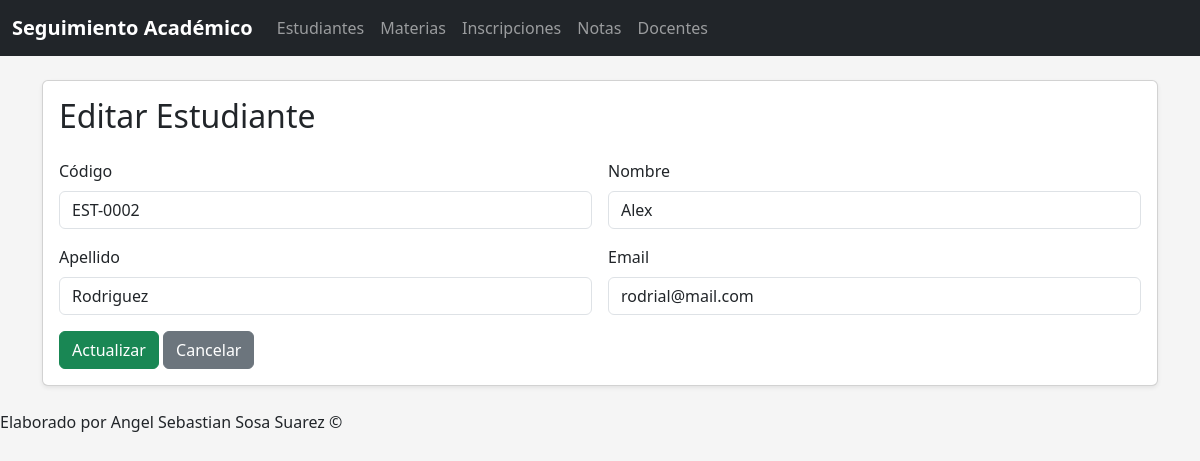
The app's page /Aplicacion/public/index.php?url=estudiantes/editar/2 with its own data.
### tables this page shows
CREATE TABLE `estudiantes` (
  `id` int(11) NOT NULL,
  `codigo` varchar(20) NOT NULL,
  `nombre` varchar(100) NOT NULL,
  `apellido` varchar(100) NOT NULL,
  `email` varchar(100) DEFAULT NULL,
  `telefono` varchar(20) DEFAULT NULL,
  `fecha_nacimiento` date DEFAULT NULL,
  `created_at` timestamp NOT NULL DEFAULT current_timestamp(),
  `updated_at` timestamp NOT NULL DEFAULT current_timestamp() ON UPDATE current_timestamp()
);

### Aplicacion/controllers/EstudianteController.php (called while the page is built, shortened)
<?php
require_once __DIR__ . "/../models/EstudianteModel.php";
class EstudianteController {
    public function editar($params) {
        $modelo = new EstudianteModel();
        $id = isset($params['id']) ? (int)$params['id'] : 0;
        $estudiante = $modelo->getById($id);
        require __DIR__ . "/../views/estudiantes/edit.php";
    }
}

### Aplicacion/public/index.php (called while the page is built, shortened)
<?php
require_once "../config/conexion.php";
require_once "../controllers/EstudianteController.php";
$url = isset($_GET['url']) ? $_GET['url'] : "";
$partes = explode("/", $url);
$metodo         = isset($partes[1]) ? $partes[1] : "index";
$params = array_merge($_GET, $_POST);
if (isset($partes[2]) && $partes[2] !== '') {
    $params['id'] = $partes[2];
}
$controladorObj = new $nombreControlador();
$controladorObj->$metodo($params);

### Aplicacion/config/conexion.php (called while the page is built)
<?php
class Conexion {
    public static function conectar() {
        $host = "localhost";
        $db   = "seguimiento_academico";
        $user = "root";
        $pass = "";
        $charset = "utf8mb4";
        $dsn = "mysql:host=$host;dbname=$db;charset=$charset";
        try {
            $pdo = new PDO($dsn, $user, $pass);
            $pdo->setAttribute(PDO::ATTR_ERRMODE, PDO::ERRMODE_EXCEPTION);
            return $pdo;
        } catch (PDOException $e) {
            die("Error de conexión: " . $e->getMessage());
        }
    }
}

### Aplicacion/models/EstudianteModel.php (called while the page is built, shortened)
<?php
require_once dirname(__DIR__) . "/config/conexion.php";
class EstudianteModel {
    private $db;
    public function __construct() {
        $this->db = Conexion::conectar();
    }
    public function getById($id) {
        $sql = "SELECT * FROM estudiantes WHERE id = ?";
        $stmt = $this->db->prepare($sql);
        $stmt->execute([$id]);
        return $stmt->fetch(PDO::FETCH_ASSOC);
    }
}

### Aplicacion/views/estudiantes/edit.php (the view, shortened to what this page needs)
<?php include_once __DIR__ . "/../layouts/header.php"; ?>
<div class="card shadow-sm">
    <div class="card-body">
        <h2 class="card-title mb-4">Editar Estudiante</h2>
        <form action="<?= $baseUrl ?>?url=estudiantes/actualizar" method="POST" class="row g-3">
            <div class="col-md-6">
                <label class="form-label">Código</label>
                <input type="text" name="codigo"
                       value="<?= htmlspecialchars($estudiante['codigo'] ?? '') ?>"
                       class="form-control">
            </div>
            <div class="col-md-6">
                <label class="form-label">Nombre</label>
                <input type="text" name="nombre"
                       value="<?= htmlspecialchars($estudiante['nombre']) ?>"
                       class="form-control" required>
            </div>
            <div class="col-md-6">
                <label class="form-label">Apellido</label>
                <input type="text" name="apellido"
                       value="<?= htmlspecialchars($estudiante['apellido'] ?? '') ?>"
                       class="form-control">
            </div>
            <div class="col-md-6">
                <label class="form-label">Email</label>
                <input type="email" name="email"
                       value="<?= htmlspecialchars($estudiante['email']) ?>"
                       class="form-control" required>
            </div>
            <div class="col-12">
                <button type="submit" class="btn btn-success">
                    Actualizar
                </button>
                <a href="<?= $baseUrl ?>?url=estudiantes" class="btn btn-secondary">
                    Cancelar
                </a>
            </div>
        </form>
    </div>
</div>
<?php include_once __DIR__ . "/../layouts/footer.php"; ?>

### Aplicacion/views/layouts/header.php (style rules this page uses)
body { background-color: #f5f5f5; }
h2 { margin-bottom: 1rem; }

### records on screen
estudiantes: codigo "EST-0002", nombre "Alex", apellido "Rodriguez", email "rodrial@mail.com"
